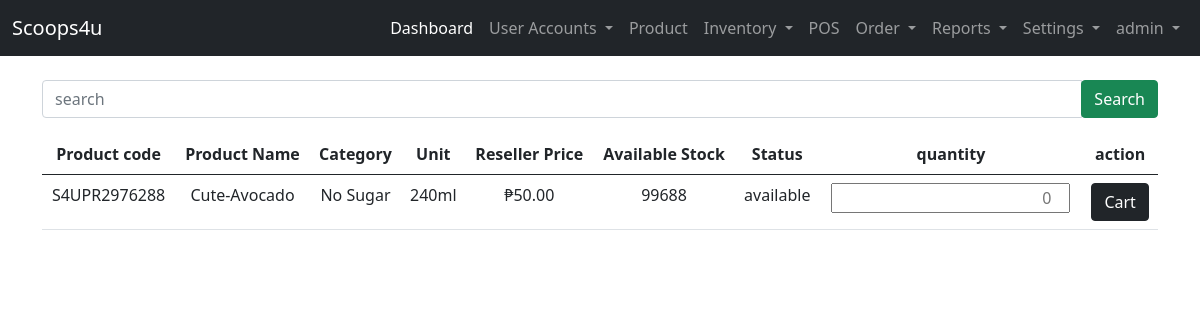
The page /reseller-site/cart/all-products/ (signed in) on the database its author committed.
### landing_page/models.py (models this page shows)
class User(AbstractUser):
    ROLE = ((" "," "),("admin","admin"),("staff","staff"),("reseller","reseller"),("delivery_staff","delivery_staff"))
    STAT = ((" "," "),("active","active"),("inactive","inactive"))
    role = models.CharField(max_length=50, null=True, default=None, choices=ROLE)
    status = models.CharField(max_length=50, null=True, default=None , choices=STAT)

### admin_site/models.py (models this page shows, shortened)
class Product(models.Model):
    STATUS = (("available","available"),("not available","not available"),("low stock","low stock"))
    product_code =  models.CharField(unique=True, max_length=200, verbose_name='Product Code')
    product_name=  models.CharField(max_length=200, null=True, verbose_name='Product Name')
    product_flavor =  models.CharField(max_length=200,null=True, verbose_name='Product Flavor')
    product_category =  models.CharField(max_length=200, verbose_name='Category')
    product_unit =  models.CharField(max_length=200, verbose_name='Unit')
    product_ResellerPrice =   models.BigIntegerField(null=True, verbose_name='Reseller Price')
    product_price =   models.BigIntegerField(null=True, verbose_name='Pos Price')
    product_stock =  models.BigIntegerField(null=True, verbose_name='Available Stock')
    product_status =  models.CharField(max_length=200, choices=STATUS, verbose_name='Status')

### reseller_site/views.py (the view)
# urls.py: path('cart/all-products/', views.all_products ,name='all_products'),
@login_required(login_url='landing_page:login')
def all_products(request):
    list_products = Product.objects.all()
    context = {'list_products':list_products}
    return render(request, 'reseller_site/cart/all-products.html', context)

### templates/reseller_site/cart/all-products.html (shortened to what this page needs)
{% extends 'admin_site/base.html' %}
{% block content %}
{% load humanize %}
<form action="{% url 'admin_site:search_product' %}" method="get" class="my-3 ">
    <div class="input-group">
        <input type="text" class="form-control" name="search" placeholder="search" required>
        <div class="input-group-append">
            <button class="btn btn-success">Search</button>
        </div>
    </div>
</form>
{% if list_products %}
<table class="table table-hover text-center">
    <thead>
        <tr>
            <th>Product code </th>
            <th>Product Name</th>
            <th>Category</th>
            <th>Unit</th>
            <th>Reseller Price</th>
            <th>Available Stock</th>
            <th>Status</th>
            <th>quantity</th>
            <th>action</th>
        </tr>
    </thead>
    <tbody>
        {% for list in list_products %}
        <tr>
            <td>{{ list.product_code }}</td>
            <td>{{ list.product_name }}</td>
            <td>{{ list.product_category }}</td>
            <td>{{ list.product_unit }}</td>
            <td>&#8369;{{ list.product_ResellerPrice|floatformat:2|intcomma  }}</td>
            <td>{{ list.product_stock }}</td>
            <td>{{ list.product_status }}</td>
        <form action="{% url 'reseller_site:cart_products' list.id %}" method="POST">
        <td><input type="number" name="quantity" style="text-align:right;" placeholder="0" required></td>
        <td><button class="btn btn-dark" type="submit" name="cart">Cart</button></td>
        </form>
        </tr>
        {% endfor %}
    </tbody>
</table>
{% endif %}
{% endblock content %}

### templates/admin_site/base.html (shortened to what this page needs)
{% load static %}
<!DOCTYPE html>
<html lang="en">
<head>
    <link href="https://cdn.jsdelivr.net/npm/bootstrap@5.0.2/dist/css/bootstrap.min.css" rel="stylesheet">
    <link rel="stylesheet" href="{% static 'css/sample.css' %}">
  </head>
<body>
  {% if user.role == "admin"%}
    <nav class="navbar navbar-expand-lg navbar-dark bg-dark">
        <div class="container-fluid">
          <a class="navbar-brand" href="#">Scoops4u</a>
          <div class="collapse navbar-collapse" id="navbarNavDropdown">
            <ul class="navbar-nav ms-auto mb-2 mb-lg-0">
              <li class="nav-item">
                <a class="nav-link active" aria-current="page" href="{% url 'admin_site:dashboard'%}">Dashboard</a>
              </li>
              <li class="nav-item dropdown">
                <a class="nav-link dropdown-toggle" href="#" id="navbarDropdownMenuLink" role="button" data-bs-toggle="dropdown" aria-expanded="false">
                  User Accounts
                </a>
              </li>
              <li class="nav-item">
                <a class="nav-link" href="{%url 'admin_site:list_product' %}">Product</a>
              </li>
              <li class="nav-item dropdown">
                <a class="nav-link dropdown-toggle" href="#" id="navbarDropdownMenuLink" role="button" data-bs-toggle="dropdown" aria-expanded="false">
                  Inventory
                </a>
              </li>
              <li class="nav-item">
                <a class="nav-link" href="{%url 'admin_site:pos' %}">POS</a>
              </li>
              <li class="nav-item dropdown">
                <a class="nav-link dropdown-toggle" href="#" id="navbarDropdownMenuLink" role="button" data-bs-toggle="dropdown" aria-expanded="false">
                  Order
                </a>
              </li>
              <li class="nav-item dropdown">
                <a class="nav-link dropdown-toggle" href="#" id="navbarDropdownMenuLink" role="button" data-bs-toggle="dropdown" aria-expanded="false">
                  Reports
                </a>
              </li>
              <li class="nav-item dropdown">
                <a class="nav-link dropdown-toggle" href="#" id="navbarDropdownMenuLink" role="button" data-bs-toggle="dropdown" aria-expanded="false">
                  Settings
                </a>
              </li>
              <li class="nav-item dropdown">
                <a class="nav-link dropdown-toggle" href="#" id="navbarDropdownMenuLink" role="button" data-bs-toggle="dropdown" aria-expanded="false">
                  {{ user }}
                </a>
              </li>
            </ul>
          </div>
        </div>
      </nav>
  {% endif %}
      <div class="container">
        <div class="row mt-2">
            <div class="col-lg-12">
                {% block content %}
                {% endblock content %}
            </div>
        </div>
      </div>
</body>
</html>

### rows shown on the page
User: username "admin"
Product: product_code "S4UPR2976288", product_name "Cute-Avocado", product_category "No Sugar", product_unit "240ml", product_ResellerPrice "50.00", product_stock "99688", product_status "available"
